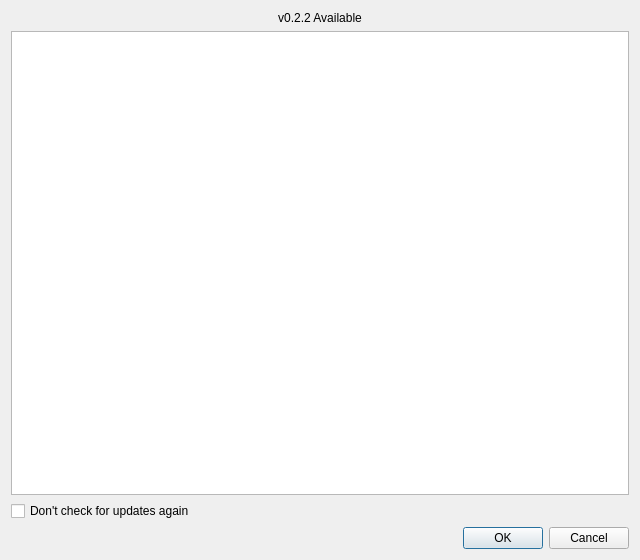
<?xml version="1.0" encoding="UTF-8"?>
<ui version="4.0">
 <class>UpdateDialog</class>
 <widget class="QDialog" name="UpdateDialog">
  <property name="geometry">
   <rect>
    <x>0</x>
    <y>0</y>
    <width>640</width>
    <height>560</height>
   </rect>
  </property>
  <property name="windowTitle">
   <string>A new version is available</string>
  </property>
  <layout class="QVBoxLayout" name="verticalLayout">
   <item>
    <widget class="QLabel" name="label">
     <property name="text">
      <string>v0.2.2 Available</string>
     </property>
     <property name="alignment">
      <set>Qt::AlignCenter</set>
     </property>
    </widget>
   </item>
   <item>
    <widget class="QTextEdit" name="textEdit">
     <property name="lineWrapMode">
      <enum>QTextEdit::WidgetWidth</enum>
     </property>
     <property name="readOnly">
      <bool>true</bool>
     </property>
    </widget>
   </item>
   <item>
    <widget class="QCheckBox" name="disableUpdateCheckCheckBox">
     <property name="text">
      <string>Don't check for updates again</string>
     </property>
    </widget>
   </item>
   <item>
    <widget class="QDialogButtonBox" name="buttonBox">
     <property name="orientation">
      <enum>Qt::Horizontal</enum>
     </property>
     <property name="standardButtons">
      <set>QDialogButtonBox::Cancel|QDialogButtonBox::Ok</set>
     </property>
    </widget>
   </item>
  </layout>
 </widget>
 <resources/>
 <connections>
  <connection>
   <sender>buttonBox</sender>
   <signal>accepted()</signal>
   <receiver>UpdateDialog</receiver>
   <slot>accept()</slot>
   <hints>
    <hint type="sourcelabel">
     <x>248</x>
     <y>254</y>
    </hint>
    <hint type="destinationlabel">
     <x>157</x>
     <y>274</y>
    </hint>
   </hints>
  </connection>
  <connection>
   <sender>buttonBox</sender>
   <signal>rejected()</signal>
   <receiver>UpdateDialog</receiver>
   <slot>reject()</slot>
   <hints>
    <hint type="sourcelabel">
     <x>316</x>
     <y>260</y>
    </hint>
    <hint type="destinationlabel">
     <x>286</x>
     <y>274</y>
    </hint>
   </hints>
  </connection>
 </connections>
</ui>
